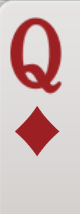
#> input picture phone_crops/hand/shot_001_c16_x1913.png, 80 x 214 px; its folder holds only this picture in this run
$ python recognize_fiftyk.py --image phone_crops/hand/shot_001_c16_x1913.png --dir phone_crops/hand
#> lines starting #> are read from the running program, lines starting #| are printed output that depends on the picture
# -*- coding: utf-8 -*-
"""
微乐五十K 记牌器 · 识别与牌账（PC 样本验证版）

管线：整帧 → 手牌区/中央出牌区 → 字形锚定切牌 → 归一化 NCC 分类 → 牌账累积
牌账：两副牌 108 张 = 54 类 × 2（王 JK ×4）；已见 = 当前手牌 + 累计中央出牌；
      剩余 = 基数 − 已见；5/10/K 为分牌。

用法：
  python recognize_fiftyk.py --image samples\\xxx\\frame_0100_xxx.png     # 单帧调试（出标注图）
  python recognize_fiftyk.py --dir samples\\pc_20260926_004419            # 整目录回放统计
  python recognize_fiftyk.py --dir ... --save-unknown                     # 保存低置信度裁剪供补标注
"""
import argparse
import os
from collections import Counter

import cv2
import numpy as np

ROOT = os.path.dirname(os.path.abspath(__file__))
HAND_TPL_DIR = os.path.join(ROOT, "templates", "hand")
CTR_TPL_DIR = os.path.join(ROOT, "templates", "center")
UNKNOWN_DIR = os.path.join(ROOT, "templates", "unknown")

HAND_SIZE = (42, 130)   # 手牌角标归一化尺寸
CTR_SIZE = (46, 111)    # 中央牌角标归一化尺寸
BAND_TOP = 453          # 手牌区牌顶 y（1162x697 窗口）
TABLE_Y = (100, 448)    # 中央出牌区 y 范围
ACCEPT = 0.60           # 分类置信度阈值（手牌）
CTR_ACCEPT = 0.75       # 中央区计数阈值：真牌最低~0.79（星标），人像残条最高~0.61
SCALE_LADDER = (0.8, 0.9, 1.0, 1.1, 1.25, 1.4)   # 模板匹配尺度阶梯

RANKS = ["3", "4", "5", "6", "7", "8", "9", "T", "J", "Q", "K", "A", "2", "JK"]
SUITS = ["S", "H", "C", "D"]
SUIT_CN = {"S": "黑", "H": "红", "C": "梅", "D": "方"}
SCORED = {"5", "T", "K"}   # 分牌
BASE = {r: (4 if r == "JK" else 2) for r in RANKS}  # 每类张数（2副牌）


def imread_cn(p):
    return cv2.imdecode(np.fromfile(p, dtype=np.uint8), cv2.IMREAD_COLOR)


# [4 lines left out: function save_cn, not called in this run]


def _letter_h(gray):
    """牌点字母的行高（顶部首个连续暗行段），用于匹配前的尺度归一。

    阈值 150 与断口容忍 5：细笔画字干（5/J 的竖笔）抗锯齿后灰度偏高且
    中段可能淡于 125，旧参数会截断成 9px 导致尺度比率错乱（5C_1 事故）。
    另需跳过顶部全宽暗行带：扇形裁剪常把相邻牌的深色边框带进 crop 顶部
    （5C_1 顶部 10 行 23/23 全暗），不跳过会把暗边当字形起点。
    """
    h, w = gray.shape
    a, b = int(0.05 * w), int(0.55 * w)
    prof = (gray[:, a:b] < 150).sum(axis=1)
    y = 0
    while y < h // 3 and prof[y] >= (b - a) - 2:   # 顶部全宽暗边带
        y += 1
    top = next((v for v in range(y, h) if prof[v] >= 3), None)
    if top is None:
        return 0.0
    y = top
    low = 0
    while y < h:
        if prof[y] >= 2:
            low = 0
        else:
            low += 1
            if low >= 5:
                break
        y += 1
    return float(y - low - top)


def _trim_top_band(img, gray):
    """裁掉顶部全宽暗行带（扇形裁剪带入的相邻牌深色边框）。

    这些行进了字母区会压死 NCC（5C_1 天花板 0.75 的根因），也会让
    letter_h 把暗边当字形。仅裁全宽（≥win-2 列暗）连续带，字形顶横
    笔只有约六成宽不会误裁。
    """
    h, w = gray.shape
    a, b = int(0.05 * w), int(0.55 * w)
    win = b - a
    prof = (gray[:, a:b] < 150).sum(axis=1)
    k = 0
    while k < h // 3 and prof[k] >= win - 2:
        k += 1
    if k:
        return img[k:], gray[k:]
    return img, gray


def load_templates():
    tpls = {"hand": [], "center": []}
    for key, d, size in (("hand", HAND_TPL_DIR, HAND_SIZE), ("center", CTR_TPL_DIR, CTR_SIZE)):
        if not os.path.isdir(d):
            continue
        for fn in sorted(os.listdir(d)):
            if not fn.endswith(".png"):
                continue
            cls = fn.rsplit("_", 1)[0]
            img = imread_cn(os.path.join(d, fn))
#> in imread_cn, returned value is the input picture: shape (214, 80, 3); mean B, G, R 185.9, 186.5, 209.8
            if img is None:
                continue
            img = cv2.resize(img, size, interpolation=cv2.INTER_AREA)
            gray = cv2.cvtColor(img, cv2.COLOR_BGR2GRAY)
            img, gray = _trim_top_band(img, gray)
            img = cv2.resize(img, size, interpolation=cv2.INTER_AREA)
            gray = cv2.cvtColor(img, cv2.COLOR_BGR2GRAY)
            tpls[key].append((cls, img, gray, fn, _letter_h(gray)))
    return tpls


# [139 lines left out: functions classify, find_glyph_clusters, detect_card_top, not called in this run]


def extract_hand(frame, tag="", save_unknown=False):
    """底部手牌区 → [(cls, score, x, y, w, h)]

    Pass A: 常规牌 —— 字形带(y_top+40..95)聚簇，detect_card_top 自适应牌顶
    Pass B: 抬起牌 —— 逐列中性白从 y_top-8 向上走（穿字形暗隙）得 run_top，
            牌顶范围 [y_top-80, y_top-6] 为抬起列；区间内 ct=run_top 最大值
            （徽章/按钮必叠于牌上方，取最深者即真牌顶），字形带聚簇逐张裁剪
    """
    gray = cv2.cvtColor(frame, cv2.COLOR_BGR2GRAY)
    y_top = BAND_TOP
    if float((gray[y_top, 100:1000] > 185).mean()) < 0.5:  # 自适应修正牌顶
        for y in range(400, 520):
            if float((gray[y, 100:1000] > 185).mean()) > 0.5:
                y_top = y
                break
    col_card = (gray[y_top + 105: y_top + 145, :] > 175).mean(axis=0)
    W = frame.shape[1]

    # [8 lines left out: function crop_classify, not called in this run]

    # ---- Pass B 先行：抬起牌列区间，其 x 范围在 Pass A 中跳过
    raised = _raised_intervals(frame, gray, col_card, y_top)
    raised_mask = np.zeros(W, bool)
    for ra, rb, _ in raised:
        raised_mask[ra:rb] = True

    out = []
    # ---- Pass A：常规牌
    dark = (gray[y_top + 40: y_top + 95, :] < 125).sum(axis=0)
    clusters = find_glyph_clusters(dark, merge_gap=14, max_w=70, split_at=40)
    for a0, b0 in clusters:
        a, b = a0, b0
        while a < b and col_card[a] < 0.6:
            a += 1
        while b > a and col_card[b - 1] < 0.6:
            b -= 1
        if b - a < 12:
            continue
        if raised_mask[a:b].sum() * 2 > (b - a):
            continue  # 大部分落在抬起区间内 → 交给 Pass B（边缘小重叠仍由 Pass A 处理）
        a2 = next((x for x in range(a, b) if dark[x] > 2), a)
        while a2 > 0 and dark[a2 - 1] > 2:
            a2 -= 1
        x = max(0, a2 - 5)
        if x + 42 > W:
            continue
        card_top = detect_card_top(gray, a2, min(a2 + 40, b), y_top)
        r = crop_classify(x, card_top, f"h_{a0}")
        if r:
            out.append(r)

    # ---- Pass B：抬起牌（区间顶 ct 为最高牌；层叠更低的牌逐簇用暗行起点反推各自牌顶）
    for ra, rb, ct in raised:
        d2 = (gray[ct + 40: ct + 95, ra:rb] < 125).sum(axis=0)
        for ca, cb in find_glyph_clusters(d2, merge_gap=14, max_w=70, split_at=40):
            a2 = ra + ca
            colband = gray[ct + 12: ct + 96, a2: ra + cb] < 125
            rowdark = colband.sum(axis=1)
            gtop = next((i for i, v in enumerate(rowdark) if v >= 3), None)
            top = min(max(ct + (gtop - 2 if gtop is not None else 0), ct - 25), ct + 40)
            x = max(0, a2 - 5)
            if x + 42 > W:
                continue
            r = crop_classify(x, top, f"h_{ra}")
            if r:
                out.append(r)
    return out


# [106 lines left out: functions _raised_intervals, extract_center, seat_of, not called in this run]


SEAT_NAMES = ("对", "上", "下", "我")
_RANK_IDX = {r: i for i, r in enumerate(RANKS)}


# [22 lines left out: functions fmt_card, multiset, fmt_class, not called in this run]


class Ledger:
    """实时牌账状态机：单帧检出 → 去抖 → 换轮检测 → 累计出牌。

    与 main --dir 回放循环同逻辑（回放#5 验证版），供实时 GUI 复用。
    process_frame 每帧调用一次：传入 extract_hand / extract_center 的检出，
    返回 (手牌花色计数, 手牌星标, gained, gained_star, new_game)。
    """

    # [14 lines left out: function __init__, not called in this run]

    def reset(self):
        self.__init__()

    # [106 lines left out: function process_frame, not called in this run]

    def seen(self, hs, ht):
        """当前已见 = 手牌快照 + 累计出牌"""
        return hs + self.played, ht + self.played_star


# [47 lines left out: functions render_ledger, annotate, not called in this run]


def main():
    global TPLS
    ap = argparse.ArgumentParser()
    ap.add_argument("--image")
    ap.add_argument("--dir")
    ap.add_argument("--save-unknown", action="store_true")
    ap.add_argument("--annotate-dir", default="")
    args = ap.parse_args()

    try:
        sys.stdout.reconfigure(encoding="utf-8", errors="replace")
    except Exception:
        pass

    TPLS = load_templates()
#> in load_templates, `img = cv2.resize(img, size, interpolation=cv2.INTER_AREA)`:
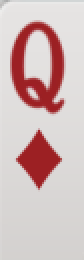
#> img: shape (130, 42, 3) (shown 2 times larger); mean B, G, R 185.9, 186.5, 209.8
#> in load_templates, `gray = cv2.cvtColor(img, cv2.COLOR_BGR2GRAY)`:
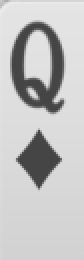
#> gray: shape (130, 42) (shown 2 times larger); min 69, max 236, mean 193.3
#> in _trim_top_band, `prof = (gray[:, a:b] < 150).sum(axis=1)`: prof = 130 values, max 16 at index 43, min 0 at index 0, mean 4.78
#> after the loop in _trim_top_band, `while k < h // 3 and prof[k] >= win - 2:`: k = 0
#> in _letter_h, `top = next((v for v in range(y, h) if prof[v] >= 3), None)`: top = 11
#> the loop in _letter_h, `while y < h:` made 48 passes
#> low on passes 1 to 12: 0, 0, 0, 0, 0, 0, 0, 0, 0, 0, 0, 0
#> after the loop in _letter_h, `while y < h:`: y = 58
    print(f"模板: 手牌 {len(TPLS['hand'])} 张 / 中央 {len(TPLS['center'])} 张")
    if args.save_unknown:
        os.makedirs(UNKNOWN_DIR, exist_ok=True)

    if args.image:
        frame = imread_cn(args.image)
        tag = os.path.splitext(os.path.basename(args.image))[0]
        hand = extract_hand(frame, tag, args.save_unknown)
#> in extract_hand, `gray = cv2.cvtColor(frame, cv2.COLOR_BGR2GRAY)`:
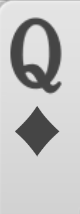
#> gray: shape (214, 80); min 68, max 240, mean 193.2
        center = extract_center(frame, tag, args.save_unknown)
        print(f"\n手牌 {len(hand)} 张:")
        print("  " + " ".join(f"{d[0]}{'*' if d[6] == 'star' else ''}({d[1]:.2f})" for d in hand))
        print(f"中央 {len(center)} 张:")
        print("  " + " ".join(f"{d[0]}{'*' if d[6] == 'star' else ''}({d[1]:.2f})" for d in center))
        hs, ht = multiset(hand)
        cs, ct = multiset(center, CTR_ACCEPT)
        print(render_ledger(hs + cs, ht + ct, "本帧快照（手牌+中央，未含历史出牌）"))
        out = os.path.join(ROOT, f"debug_{tag}.png")
        annotate(frame, hand, center, out)
        print(f"标注图: {out}")
        return

    if args.dir:
        files = sorted(f for f in os.listdir(args.dir) if f.endswith(".png") and not f.startswith("sheet"))
        led = Ledger()
        new_game_cnt = 0
        for fn in files:
            frame = imread_cn(os.path.join(args.dir, fn))
            if frame is None:
                continue
            tag = os.path.splitext(fn)[0].split("_")[1]
            hand = extract_hand(frame, tag, args.save_unknown)
            center = extract_center(frame, tag, args.save_unknown)
            hs, ht, gained, gained_star, new_game = led.process_frame(hand, center)
            hand_total = sum(hs.values()) + sum(ht.values())
            if new_game:
                new_game_cnt += 1
                print(f"\n######## 上一局结束牌账（{fn} 之前）########")
                ps, pt = led.last_game
                print(render_ledger(ps, pt))
                print(f"\n######## 检测到新一局（{fn}）########")
            if gained or gained_star:
                extra = f" | 星标: {dict(gained_star)}" if gained_star else ""
                print(f"[{fn}] 出牌新增: {dict(gained)}{extra} | 手牌{hand_total}张")
        print(f"\n共 {len(files)} 帧，检测到新局 {new_game_cnt} 次")
        print(render_ledger(led.cur_seen, led.cur_star, "回放结束牌账（剩余=基数−已见）"))
        return


import sys

if __name__ == "__main__":
#> (the run stopped early here; a loop or call above may not have finished)
